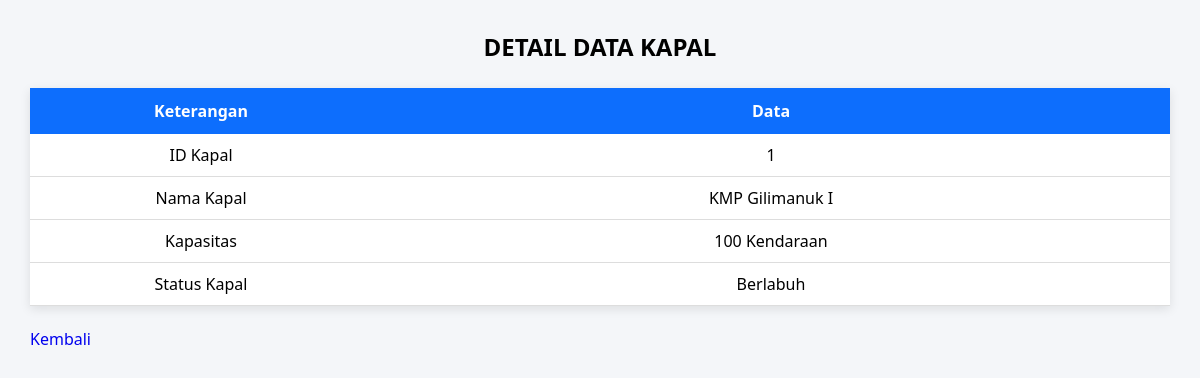
The app's page /admin/kapal/detail.php?id=1 with its own data.
### tables this page shows
CREATE TABLE kapal (
    id_kapal INT AUTO_INCREMENT PRIMARY KEY,
    id_user INT NOT NULL,
    nama_kapal VARCHAR(100) NOT NULL,
    kapasitas INT NOT NULL,
    status ENUM('Aktif','Tidak Aktif') DEFAULT 'Aktif',

    FOREIGN KEY (id_user)
    REFERENCES users(id_user)
);

### admin/kapal/detail.php (the view, shortened to what this page needs)
<?php
include '../../config/koneksi.php';
$id = $_GET['id'];
$data = mysqli_query(
    $koneksi,
    "SELECT * FROM kapal WHERE id_kapal='$id'"
);
$row = mysqli_fetch_assoc($data);
$status_berlabuh = ($row['status'] == 'Aktif')
    ? 'Berlabuh'
    : 'Belum Berlabuh';
?>
<!DOCTYPE html>
<html>
<head>
    <link rel="stylesheet" href="../../assets/css/table.css">
</head>
<body>
<div class="container">
<h2>DETAIL DATA KAPAL</h2>
<table>
    <tr>
        <th width="30%">Keterangan</th>
        <th>Data</th>
    </tr>
    <tr>
        <td>ID Kapal</td>
        <td><?= $row['id_kapal']; ?></td>
    </tr>
    <tr>
        <td>Nama Kapal</td>
        <td><?= $row['nama_kapal']; ?></td>
    </tr>
    <tr>
        <td>Kapasitas</td>
        <td><?= $row['kapasitas']; ?> Kendaraan</td>
    </tr>
    <tr>
        <td>Status Kapal</td>
        <td><?= $status_berlabuh; ?></td>
    </tr>
</table>
<br>
<a href="index.php" class="btn-add">
    Kembali
</a>
</div>
</body>
</html>

### assets/css/table.css (style rules this page uses)
body { background:#f4f6f9; font-family:Segoe UI, sans-serif; margin:30px; }
h2 { text-align:center; margin-bottom:25px; }
table { width:100%; border-collapse:collapse; background:white; box-shadow:0 3px 10px rgba(0,0,0,.1); }
table th { background:#0d6efd; color:white; padding:12px; text-align:center; }
table td { padding:10px; border-bottom:1px solid #ddd; text-align:center; }
a { text-decoration:none; }

### records on screen
kapal: id_kapal "1", nama_kapal "KMP Gilimanuk I", kapasitas "100", status "Berlabuh"
